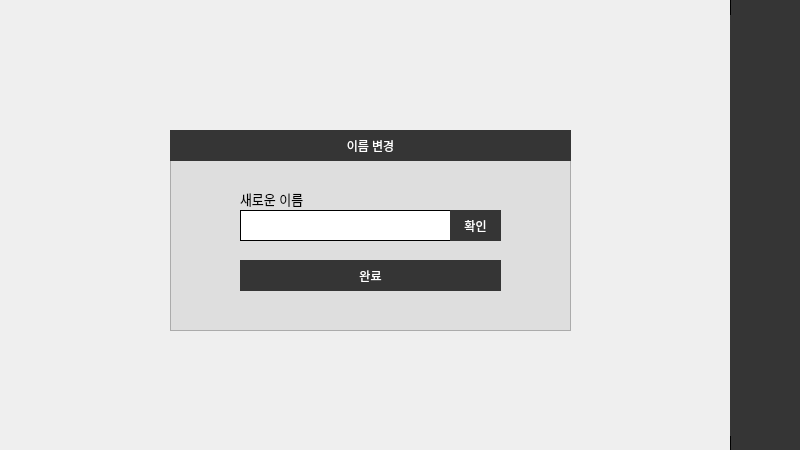
<?xml version="1.0" encoding="UTF-8"?>
<ui version="4.0">
 <class>Dialog</class>
 <widget class="QDialog" name="Dialog">
  <property name="geometry">
   <rect>
    <x>0</x>
    <y>0</y>
    <width>800</width>
    <height>450</height>
   </rect>
  </property>
  <property name="windowTitle">
   <string>이름 변경</string>
  </property>
  <property name="styleSheet">
   <string notr="true"/>
  </property>
  <widget class="QTextBrowser" name="textBrowser">
   <property name="geometry">
    <rect>
     <x>170</x>
     <y>160</y>
     <width>401</width>
     <height>171</height>
    </rect>
   </property>
   <property name="styleSheet">
    <string notr="true">background-color:#dedede;</string>
   </property>
  </widget>
  <widget class="QPushButton" name="change_name_Btn">
   <property name="geometry">
    <rect>
     <x>240</x>
     <y>260</y>
     <width>261</width>
     <height>31</height>
    </rect>
   </property>
   <property name="font">
    <font>
     <family>Arial</family>
     <weight>50</weight>
     <bold>false</bold>
    </font>
   </property>
   <property name="styleSheet">
    <string notr="true">QPushButton{
border:1px solid #353535;
background-color:#353535;
color:#fff;
}

QPushButton:hover{
background-color:#fff;
color:#353535;
}
</string>
   </property>
   <property name="text">
    <string>완료</string>
   </property>
  </widget>
  <widget class="QPushButton" name="new_name_Btn">
   <property name="geometry">
    <rect>
     <x>450</x>
     <y>210</y>
     <width>51</width>
     <height>31</height>
    </rect>
   </property>
   <property name="font">
    <font>
     <family>Arial</family>
     <weight>50</weight>
     <bold>false</bold>
    </font>
   </property>
   <property name="styleSheet">
    <string notr="true">QPushButton{
border:1px solid #353535;
background-color:#353535;
color:#fff;
}

QPushButton:hover{
background-color:#fff;
color:#353535;
}
</string>
   </property>
   <property name="text">
    <string>확인</string>
   </property>
  </widget>
  <widget class="QLineEdit" name="new_name">
   <property name="geometry">
    <rect>
     <x>240</x>
     <y>210</y>
     <width>261</width>
     <height>31</height>
    </rect>
   </property>
   <property name="styleSheet">
    <string notr="true">QLineEdit{
border:1px solid #000;
background:#fff;
}

QLineEdit:focus{
border:2px solid #353535;
}</string>
   </property>
  </widget>
  <widget class="QLabel" name="label">
   <property name="geometry">
    <rect>
     <x>240</x>
     <y>190</y>
     <width>91</width>
     <height>17</height>
    </rect>
   </property>
   <property name="font">
    <font>
     <family>Arial</family>
     <pointsize>10</pointsize>
     <weight>50</weight>
     <bold>false</bold>
    </font>
   </property>
   <property name="styleSheet">
    <string notr="true"/>
   </property>
   <property name="text">
    <string>새로운 이름</string>
   </property>
  </widget>
  <widget class="QLabel" name="label_2">
   <property name="geometry">
    <rect>
     <x>170</x>
     <y>130</y>
     <width>401</width>
     <height>31</height>
    </rect>
   </property>
   <property name="styleSheet">
    <string notr="true">border:1px solid #353535;
background-color:#353535;
color:#fff;</string>
   </property>
   <property name="text">
    <string>이름 변경</string>
   </property>
   <property name="alignment">
    <set>Qt::AlignCenter</set>
   </property>
  </widget>
  <widget class="QPushButton" name="donation_icon">
   <property name="enabled">
    <bool>false</bool>
   </property>
   <property name="geometry">
    <rect>
     <x>730</x>
     <y>295</y>
     <width>71</width>
     <height>71</height>
    </rect>
   </property>
   <property name="font">
    <font>
     <family>Adobe Arabic</family>
     <pointsize>16</pointsize>
    </font>
   </property>
   <property name="styleSheet">
    <string notr="true">QPushButton{
background:#353535;
border:none;
}
QPushButton:hover{
border:2px solid #fff; 
}</string>
   </property>
   <property name="text">
    <string/>
   </property>
   <property name="icon">
    <iconset>
     <normaloff>icon/Icon5.png</normaloff>icon/Icon5.png</iconset>
   </property>
   <property name="iconSize">
    <size>
     <width>35</width>
     <height>35</height>
    </size>
   </property>
  </widget>
  <widget class="QPushButton" name="home_icon">
   <property name="enabled">
    <bool>false</bool>
   </property>
   <property name="geometry">
    <rect>
     <x>730</x>
     <y>15</y>
     <width>71</width>
     <height>71</height>
    </rect>
   </property>
   <property name="font">
    <font>
     <family>Adobe Arabic</family>
     <pointsize>16</pointsize>
    </font>
   </property>
   <property name="styleSheet">
    <string notr="true">QPushButton{
background:#353535;
border:none;
}
QPushButton:hover{
border:2px solid #fff; 
}</string>
   </property>
   <property name="text">
    <string/>
   </property>
   <property name="icon">
    <iconset>
     <normaloff>icon/Icon1.png</normaloff>icon/Icon1.png</iconset>
   </property>
   <property name="iconSize">
    <size>
     <width>35</width>
     <height>35</height>
    </size>
   </property>
  </widget>
  <widget class="QPushButton" name="return_icon">
   <property name="enabled">
    <bool>false</bool>
   </property>
   <property name="geometry">
    <rect>
     <x>730</x>
     <y>225</y>
     <width>71</width>
     <height>71</height>
    </rect>
   </property>
   <property name="font">
    <font>
     <family>Adobe Arabic</family>
     <pointsize>16</pointsize>
    </font>
   </property>
   <property name="styleSheet">
    <string notr="true">QPushButton{
background:#353535;
border:none;
}
QPushButton:hover{
border:2px solid #fff; 
}</string>
   </property>
   <property name="text">
    <string/>
   </property>
   <property name="icon">
    <iconset>
     <normaloff>icon/Icon4.png</normaloff>icon/Icon4.png</iconset>
   </property>
   <property name="iconSize">
    <size>
     <width>35</width>
     <height>35</height>
    </size>
   </property>
  </widget>
  <widget class="QPushButton" name="search_icon">
   <property name="enabled">
    <bool>false</bool>
   </property>
   <property name="geometry">
    <rect>
     <x>730</x>
     <y>85</y>
     <width>71</width>
     <height>71</height>
    </rect>
   </property>
   <property name="font">
    <font>
     <family>Adobe Arabic</family>
     <pointsize>16</pointsize>
    </font>
   </property>
   <property name="styleSheet">
    <string notr="true">QPushButton{
background:#353535;
border:none;
}
QPushButton:hover{
border:2px solid #fff; 
}</string>
   </property>
   <property name="text">
    <string/>
   </property>
   <property name="icon">
    <iconset>
     <normaloff>icon/Icon2.png</normaloff>icon/Icon2.png</iconset>
   </property>
   <property name="iconSize">
    <size>
     <width>40</width>
     <height>40</height>
    </size>
   </property>
  </widget>
  <widget class="QPushButton" name="shopping_icon">
   <property name="enabled">
    <bool>false</bool>
   </property>
   <property name="geometry">
    <rect>
     <x>730</x>
     <y>155</y>
     <width>71</width>
     <height>71</height>
    </rect>
   </property>
   <property name="font">
    <font>
     <family>Adobe Arabic</family>
     <pointsize>16</pointsize>
    </font>
   </property>
   <property name="styleSheet">
    <string notr="true">QPushButton{
background:#353535;
border:none;
}
QPushButton:hover{
border:2px solid #fff; 
}</string>
   </property>
   <property name="text">
    <string/>
   </property>
   <property name="icon">
    <iconset>
     <normaloff>icon/Icon3.png</normaloff>icon/Icon3.png</iconset>
   </property>
   <property name="iconSize">
    <size>
     <width>35</width>
     <height>35</height>
    </size>
   </property>
  </widget>
  <widget class="QPushButton" name="user_icon">
   <property name="enabled">
    <bool>false</bool>
   </property>
   <property name="geometry">
    <rect>
     <x>730</x>
     <y>365</y>
     <width>71</width>
     <height>71</height>
    </rect>
   </property>
   <property name="font">
    <font>
     <family>Adobe Arabic</family>
     <pointsize>16</pointsize>
    </font>
   </property>
   <property name="styleSheet">
    <string notr="true">QPushButton{
background:#353535;
border:none;
}
QPushButton:hover{
border:2px solid #fff; 
}</string>
   </property>
   <property name="text">
    <string/>
   </property>
   <property name="icon">
    <iconset>
     <normaloff>icon/Icon6.png</normaloff>icon/Icon6.png</iconset>
   </property>
   <property name="iconSize">
    <size>
     <width>40</width>
     <height>40</height>
    </size>
   </property>
  </widget>
  <widget class="QTextBrowser" name="textBrowser_4">
   <property name="geometry">
    <rect>
     <x>730</x>
     <y>-20</y>
     <width>71</width>
     <height>471</height>
    </rect>
   </property>
   <property name="styleSheet">
    <string notr="true">border:1px solid; background-color:#353535;</string>
   </property>
  </widget>
  <zorder>textBrowser_4</zorder>
  <zorder>textBrowser</zorder>
  <zorder>change_name_Btn</zorder>
  <zorder>new_name</zorder>
  <zorder>label</zorder>
  <zorder>new_name_Btn</zorder>
  <zorder>label_2</zorder>
  <zorder>donation_icon</zorder>
  <zorder>home_icon</zorder>
  <zorder>return_icon</zorder>
  <zorder>search_icon</zorder>
  <zorder>shopping_icon</zorder>
  <zorder>user_icon</zorder>
 </widget>
 <resources>
  <include location="re.qrc"/>
 </resources>
 <connections/>
</ui>
